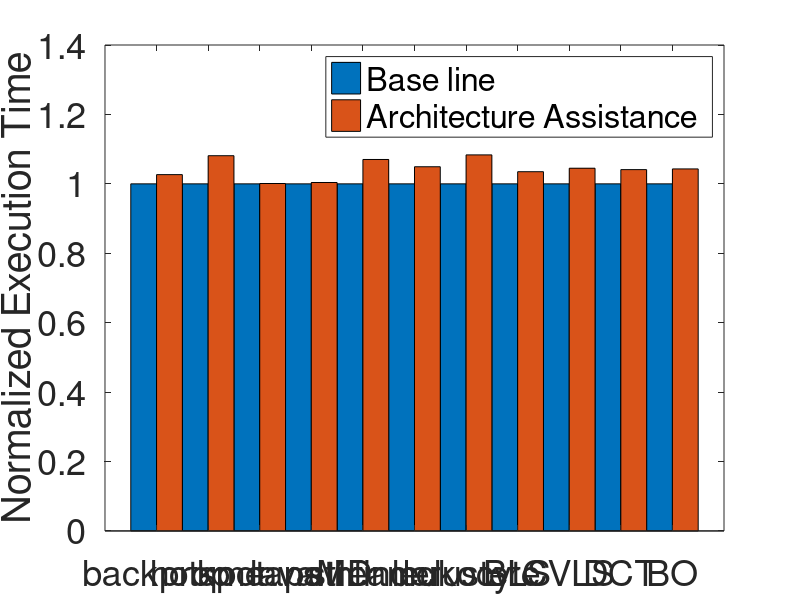

The MATLAB script that drew this image: (Note: this script raises an error after producing the figure.)
base = [1 1 1 1 1 1 1 1 1 1 1]; 
level25 = [1/(1-5177/200000) 1/(1-15000/200000) 1/(1-(2865680-2862880)/2865680) 1/(1-(30099616 - 29983465)/30099616)  1/(1-(164896-154746)/154746) 1/(1-(753812-720000)/720000) 1/(1-((142812968-132603374)/132603374)) 1.035 1.045 1.041 1.043]; %backp hotspot


b=bar([1 2 3 4 5 6 7 8 9 10 11],[base' level25'],1);
legend('Base line','Architecture Assistance');

set(gca,'xticklabel',{'backprop','hotspot','kmeans','lavaMD','pathfinder','streamcluster','leukocyte','BLS','CVLS','DCT','BO'})

ylabel('Normalized Execution Time');
set(gca,'FontSize',26);


h = gca;
th=rotateticklabel(h, 10);

axis([0.5 11.5 0 1.2]); 
b(1).FaceColor = [8 108 162]./255;
b(2).FaceColor = [194 24 24]./255;